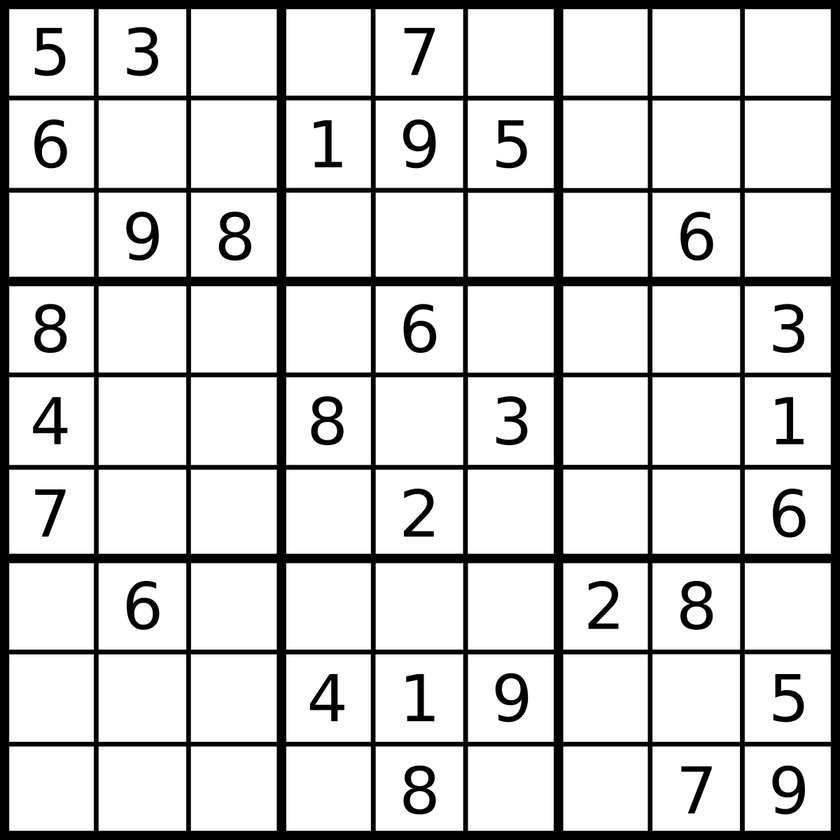
#> input picture images/sudoku.png, 840 x 840 px, shrunk from 1200 x 1200 before the run
$ python 25_SobelnSchar_EDGE.py   (older library calls are emulated)
#> lines starting #> are read from the running program, lines starting #| are printed output that depends on the picture
"""
EDGE DETECTION involves a set of methods to find points
in an image where the brightness of pixels changes

Two Method: 1. Finding gradients 2. Canny Edge Detection
"""
import cv2
import numpy as np

#load an image
image  = cv2.imread("images/sudoku.png")
#> image is the input picture: shape (840, 840, 3); min 0, max 255, mean 209.7
cv2.imshow("Original Image",image)
#converting image to grayscale
image = cv2.cvtColor(image, cv2.COLOR_BGR2GRAY)
#> image: shape (840, 840)
#bilateral filtering
image = cv2.bilateralFilter(image,5,50,50)
cv2.imshow("Blurred image",image)

#Sobel gradient detection

sobelx =cv2.Sobel(image,cv2.CV_64F,1,0,ksize=3)
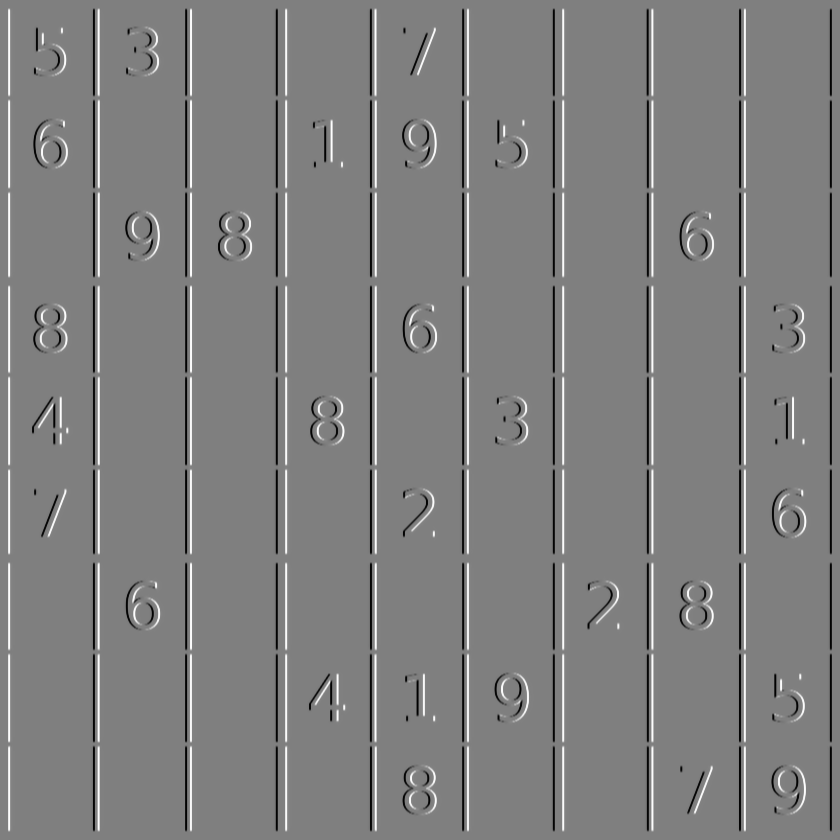
#> sobelx: shape (840, 840) float64; min -1003, max 1000, mean 0; drawn with min black and max white
#transition from black-to-white is considered positive slope
#transition form white-to-black is considered negative slope
# 8 bit unsigned integer cannot hold negative number
# Therefore, 64-bit Float, so that we wont lose gradients when
# the transition happen from white-to-black

#If we want to calculate gradients in the X direction, we use 1
# fourth arguement - whether to calculate gradients in Y direction,
# 1 means 'YES' 0 means 'NO'
# ksize means kernel size i.e., of 5x5

sobelx = np.uint8(np.absolute(sobelx))
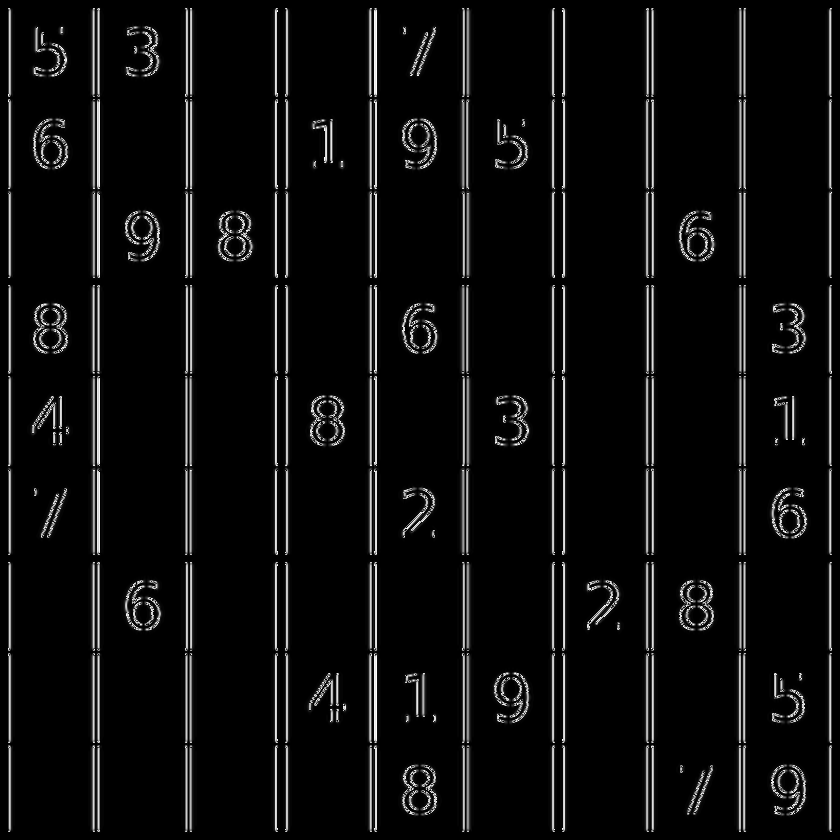
#> sobelx: shape (840, 840); min 0, max 255, mean 13.5
#This simply takes the absolute value of the gradients and converts then backk
#to 8-bit unsigned integers.
sobely = cv2.Sobel(image,cv2.CV_64F,0,1,ksize=3)
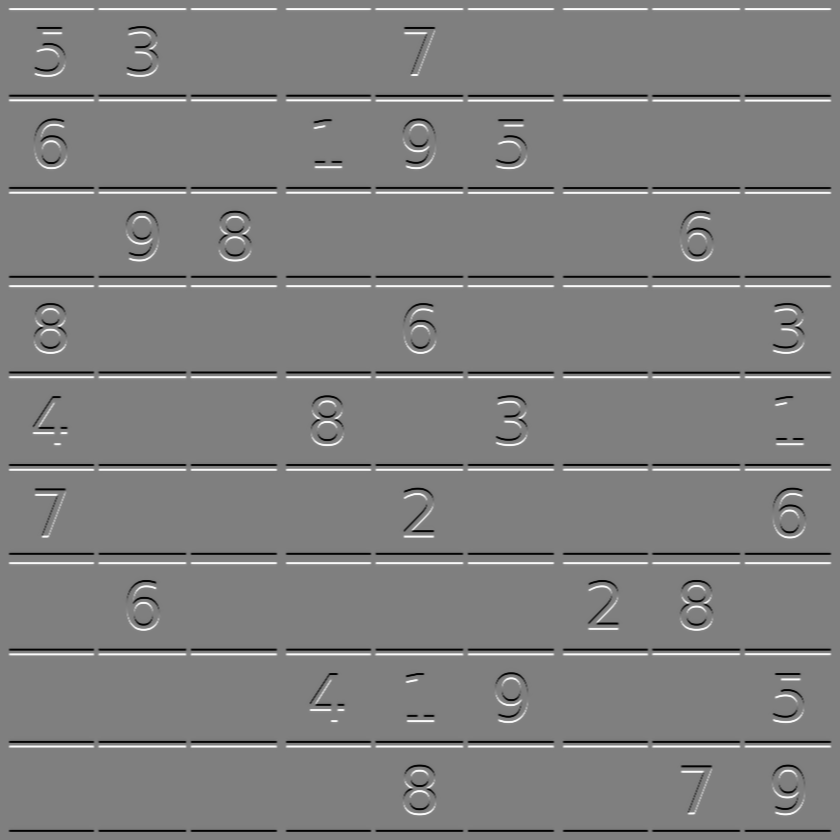
#> sobely: shape (840, 840) float64; min -1000, max 1004, mean 0; drawn with min black and max white
sobely = np.uint8(np.absolute(sobely))
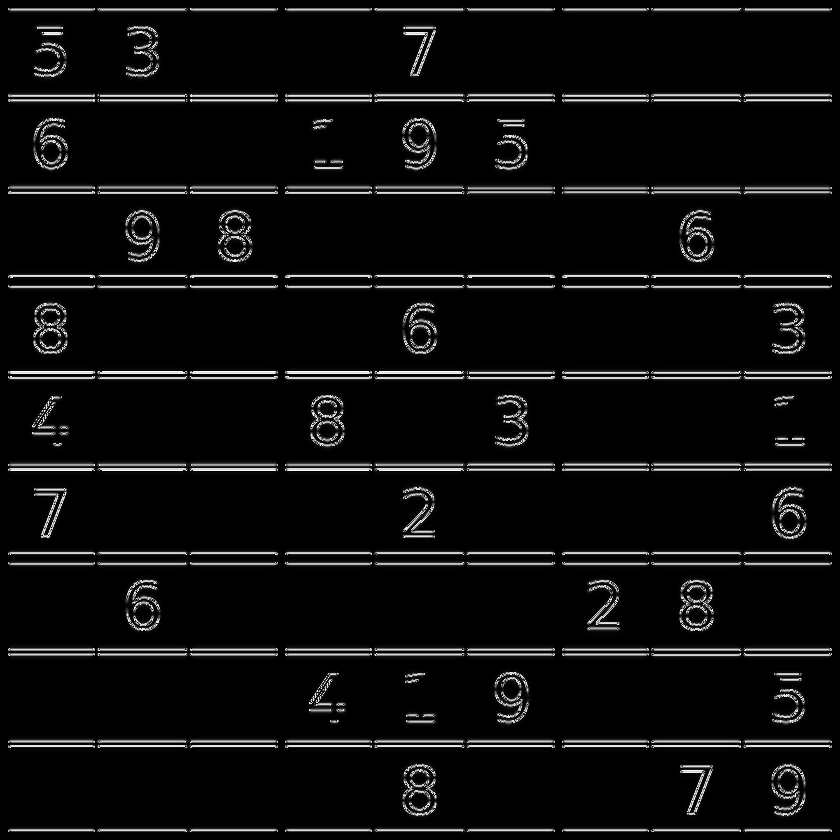
#> sobely: shape (840, 840); min 0, max 255, mean 13.9

cv2.imshow("Sobel X",sobelx)
cv2.imshow("Sobel Y",sobely)

#Schar gradient detection by passing ksize = -1, to Sobel function
scharx = cv2.Sobel(image,cv2.CV_64F,1,0,ksize=-1)
scharx = np.uint8(np.absolute(scharx))
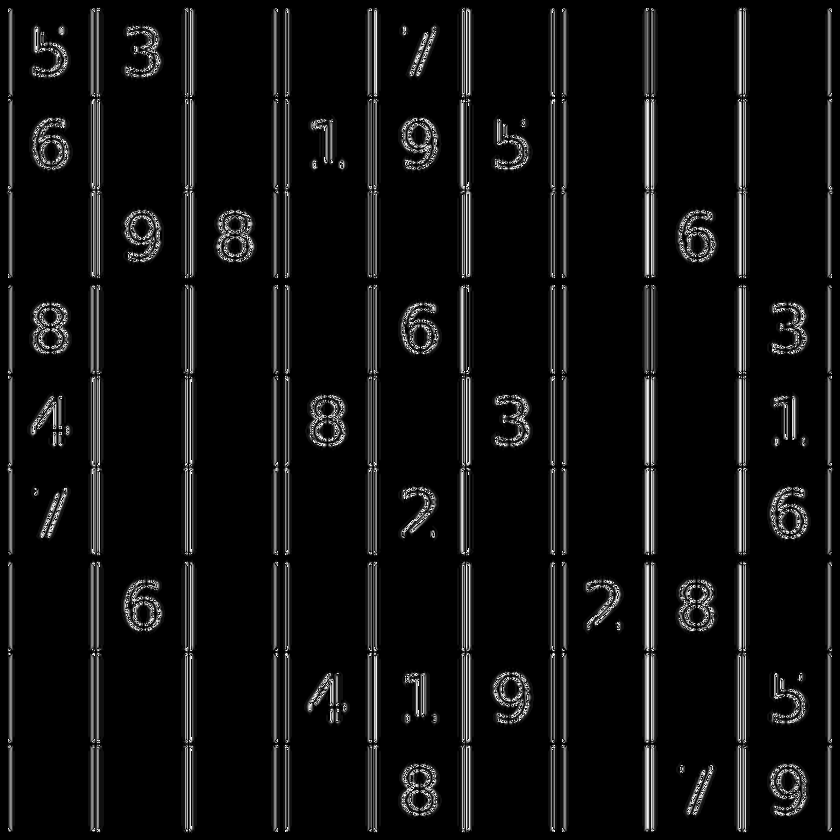
#> scharx: shape (840, 840); min 0, max 255, mean 15.5
schary = cv2.Sobel(image,cv2.CV_64F,0,1,ksize =-1)
schary = np.uint8(np.absolute(schary))
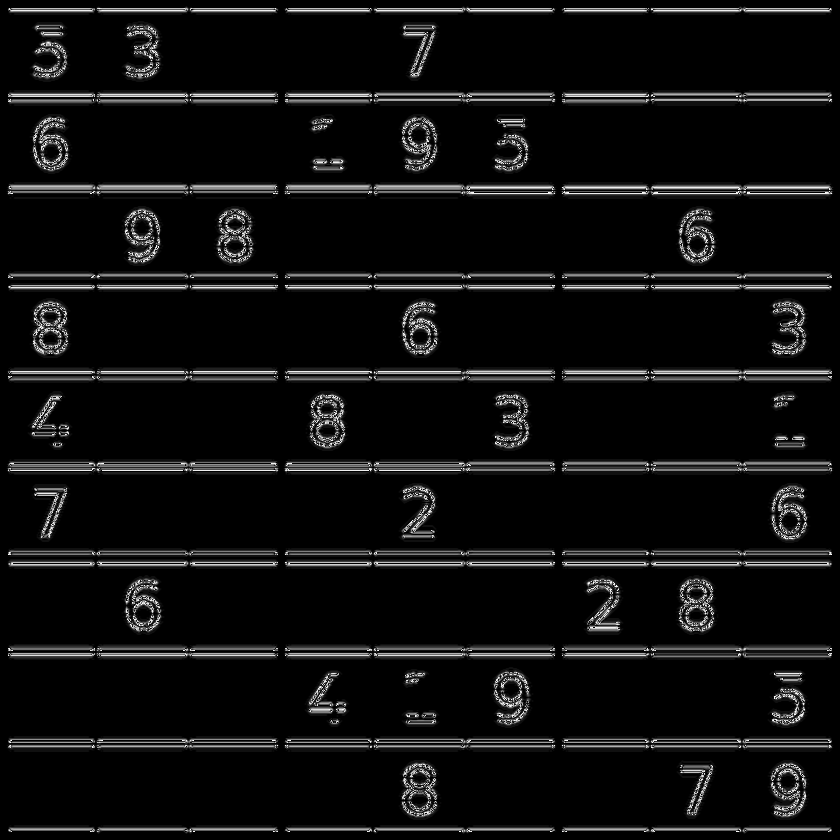
#> schary: shape (840, 840); min 0, max 255, mean 16
cv2.imshow("Schar X",scharx)
cv2.imshow("Schar Y:",schary)

cv2.waitKey(0)
